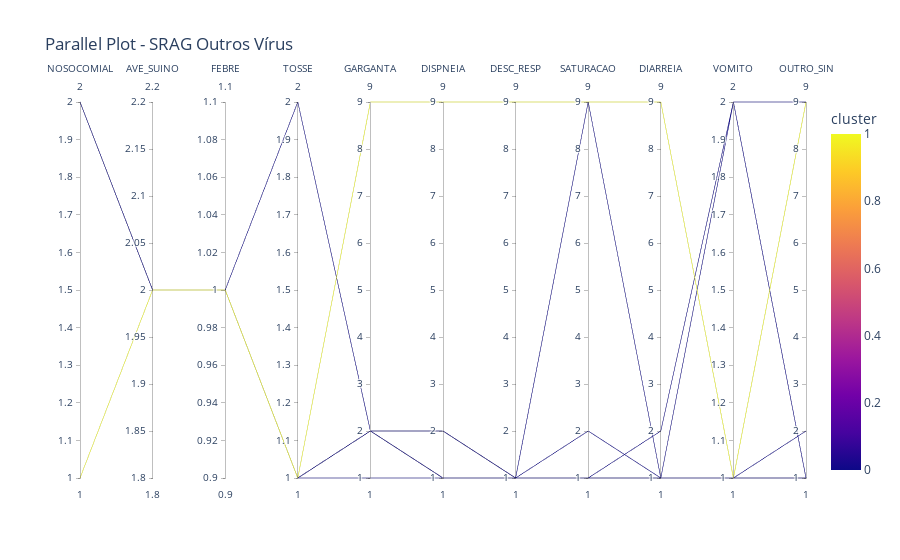

Here is the notebook cell this chart was saved with:
### Code cell
fig = px.parallel_coordinates(data_frame=df_srag_outros_a, 
                              color='cluster',
                              dimensions=['NOSOCOMIAL', 'AVE_SUINO', 'FEBRE',
                                          'TOSSE','GARGANTA','DISPNEIA','DESC_RESP','SATURACAO',
                                          'DIARREIA','VOMITO','OUTRO_SIN'],
                              title='Parallel Plot - SRAG Outros Vírus')
fig.show()

### Figure 1 — Plotly figure (JSON) as saved in the notebook; plotly's stock layout.template omitted (floating-point values rounded to 4 significant figures)
{"data": [{"dimensions": [{"label": "NOSOCOMIAL", "values": [1, 2, 2, 2, 2, 2]}, {"label": "AVE_SUINO", "values": [2, 2, 2, 2, 2, 2]}, {"label": "FEBRE", "values": [1, 1, 1, 1, 1, 1]}, {"label": "TOSSE", "values": [1, 1, 1, 2, 1, 1]}, {"label": "GARGANTA", "values": [9, 2, 1, 2, 2, 2]}, {"label": "DISPNEIA", "values": [9, 2, 1, 1, 1, 2]}, {"label": "DESC_RESP", "values": [9, 1, 1, 1, 1, 1]}, {"label": "SATURACAO", "values": [9, 9, 1, 1, 1, 2]}, {"label": "DIARREIA", "values": [9, 1, 1, 1, 2, 1]}, {"label": "VOMITO", "values": [1, 1, 2, 1, 2, 1]}, {"label": "OUTRO_SIN", "values": [9, 2, 9, 1, 1, 1]}], "domain": {"x": [0, 1], "y": [0, 1]}, "line": {"color": [1, 0, 0, 0, 0, 0], "coloraxis": "coloraxis"}, "name": "", "type": "parcoords"}], "layout": {"coloraxis": {"colorbar": {"title": {"text": "cluster"}}, "colorscale": [[0, "#0d0887"], [0.1111, "#46039f"], [0.2222, "#7201a8"], [0.3333, "#9c179e"], [0.4444, "#bd3786"], [0.5556, "#d8576b"], [0.6667, "#ed7953"], [0.7778, "#fb9f3a"], [0.8889, "#fdca26"], [1, "#f0f921"]]}, "legend": {"tracegroupgap": 0}, "title": {"text": "Parallel Plot - SRAG Outros Vírus"}}}
